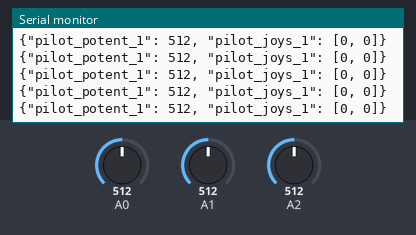
Bench run of a sketch on a simulated Arduino Uno, built with avr-gcc and run on an emulated ATmega328P. Shown: the last lines printed to the serial monitor. The inputs (shaded band) are chosen by the test bench; at power-on: A2 = 512, A0 = 512, A1 = 512.

Above: at 1.2 s.
1.3 s: A2 set to 716
At 1.57 s:
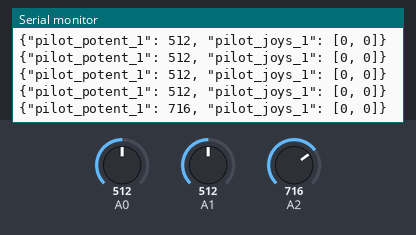
2.8 s: A0 set to 960
At 2.98 s:
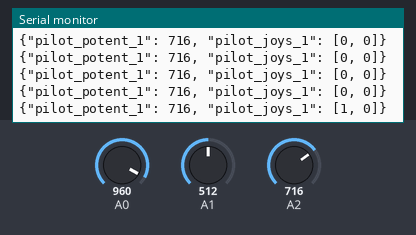
4.3 s: A1 set to 960
At 4.4 s:
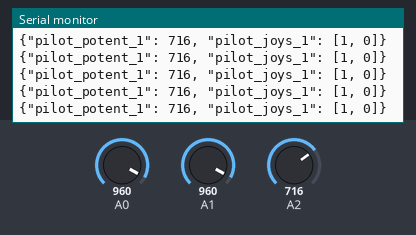
5.8 s: A0 set to 940
At 5.81 s:
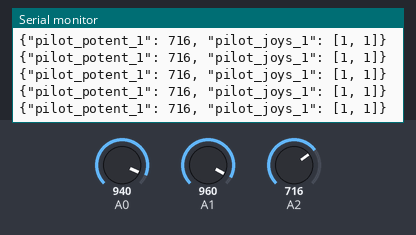
7.3 s: A2 set to 900
At 7.43 s:
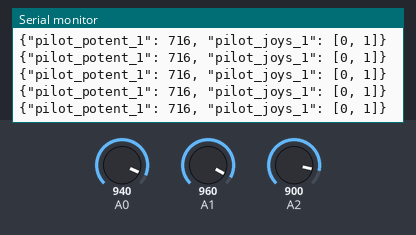
8.8 s: A1 set to 940
At 8.85 s:
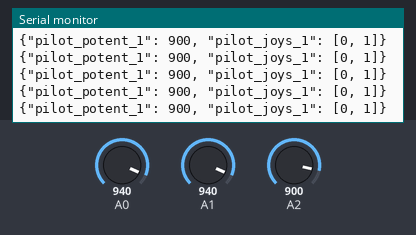
Timing chart, 0 to 11.3 s (numbered marks = the images above; inputs shaded):
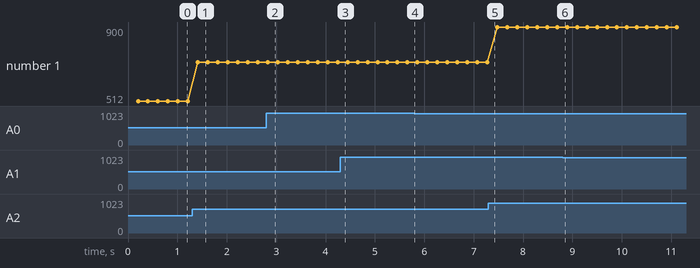

Measured:
- after the input at 1.3 s, the serial monitor: prints a new line after 0.11 s (image 1)
- after the input at 2.8 s, the serial monitor: prints a new line at once (image 2)
- plotted number 1: 512 → 716 after the input at 1.3 s, 716 → 900 after the input at 7.3 s

The sketch:

pilot.ino
```cpp
#include "GyverButton.h"

#define DIGINPUTS 0 // amount of buttons
#define ANINPUTS 1 // amount of potentiometers
#define JOYSINPUTS 2 // amount of joysticck axis
int pin_input[DIGINPUTS + ANINPUTS + JOYSINPUTS] = {2,0,1};

GButton * butt1 = new GButton(pin_input[0]);
GButton * butt2 = new GButton(pin_input[1]);

GButton * gbutt[2] = {butt1, butt2};

int dump[DIGINPUTS + ANINPUTS + JOYSINPUTS];
int prev_dump[DIGINPUTS + ANINPUTS + JOYSINPUTS];

unsigned long timer;
int period = 200;

String role = "pilot";

String jsonGeneration(int* arr)
{
  String json = "{";
  for (int i = 0; i < DIGINPUTS; ++i)
  {
    json += "\"";
    json += role;
    json += "_butt_";
    json += String(i+1);
    json += "\": ";
    json += String(arr[i]);
    json += ", ";
  }
  for (int i = 0; i < ANINPUTS; ++i)
  {
    json += "\"";
    json += role;
    json += "_potent_";
    json += String(i+1);
    json += "\": ";
    json += String(arr[DIGINPUTS + i]);
    json += ", ";
  }
  /*for (int i = 0; i < JOYSINPUTS; ++i)
  {
    json += "\"";
    json += role;
    json += "_joys_";
    json += String(i+1);
    json += "\": ";
    json += String(arr[DIGINPUTS + ANINPUTS+ i]);
    json += ", ";
  }*/
  if (JOYSINPUTS)
  {
    json += "\"";
    json += role;
    json += "_joys_";
    json += String('1');
    json += "\": [";
    for (int i = 0; i < JOYSINPUTS; ++i)
    {
      json += String(arr[DIGINPUTS + ANINPUTS+ i]);
      json += ", ";
    }
    json[json.length() - 2] = ']';
    json[json.length() - 1] = '}';
  }
  //json[json.length() - 2] = '}';
  //json.remove(json.length() - 1);
  return json;
}
void getData ()
{
  for (int i = 0; i < DIGINPUTS + ANINPUTS + JOYSINPUTS; ++i)
  {
    if (i < DIGINPUTS)
    {
      dump[i] = gbutt[i]->isHolded();
    }
    else if (i < DIGINPUTS + ANINPUTS)
    {
      dump[i] = analogRead(pin_input[i]);
    }
    else
    {
      dump[i] = analogRead(pin_input[i]);
      //dump[i] = (-1) * map(dump[i], 0, 1023, -1, 1);
      //Serial.println("JOYS");
      //Serial.println(dump[i]);
      if (dump[i] <= 50)
      {
        dump[i] = -1;
      }
      if ((dump[i] > 50) && (dump[i] < 950))
      {
        dump[i] = 0;
      }
      if (dump[i] >= 950)
      {
        dump[i] = 1;
      }
    }
  }
}

void arrPrint (int* arr)
{
  for (int i = 0; i < DIGINPUTS + ANINPUTS + JOYSINPUTS; ++i)
  {
    Serial.print(arr[i]);
    Serial.print(",");
  }
  Serial.println();
}
void copy(int* arr1,int* arr2)
{
  for(int i = 0; i < DIGINPUTS + ANINPUTS; ++i)
  {
    arr1[i] = arr2[i];
  }
}

void setup() {
  Serial.begin(115200);
  timer = millis();
  butt1->setTimeout(1);
  butt2->setTimeout(1);
}

void loop() {

  for (int i = 0; i < DIGINPUTS; ++i)
  {
    gbutt[i]->tick();
  }
  //if (butt1->isClick()) Serial.println("Button 1");
  //if (butt2->isClick()) Serial.println("Button 2");

  if ((millis() - timer) > period)
  {
    getData();
    //arrPrint(dump);
    Serial.println(jsonGeneration(dump));
    timer = millis();
  }
}
```
